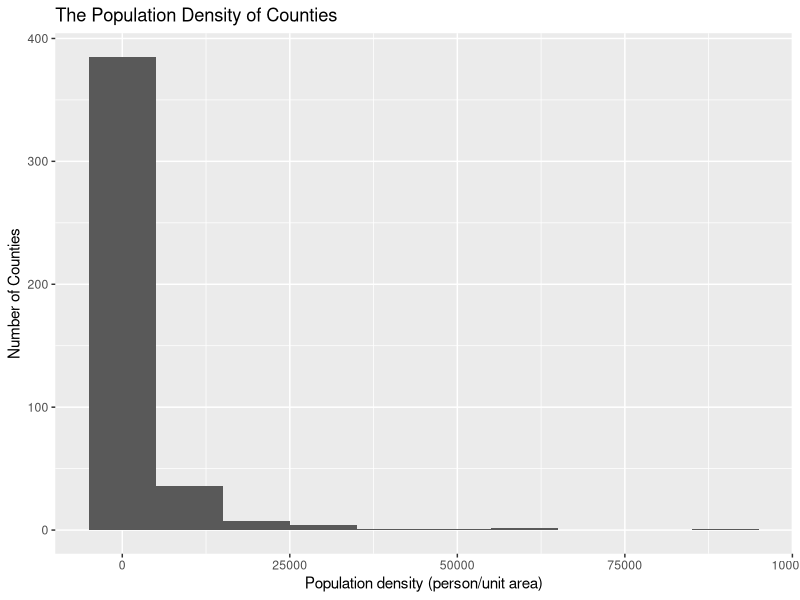
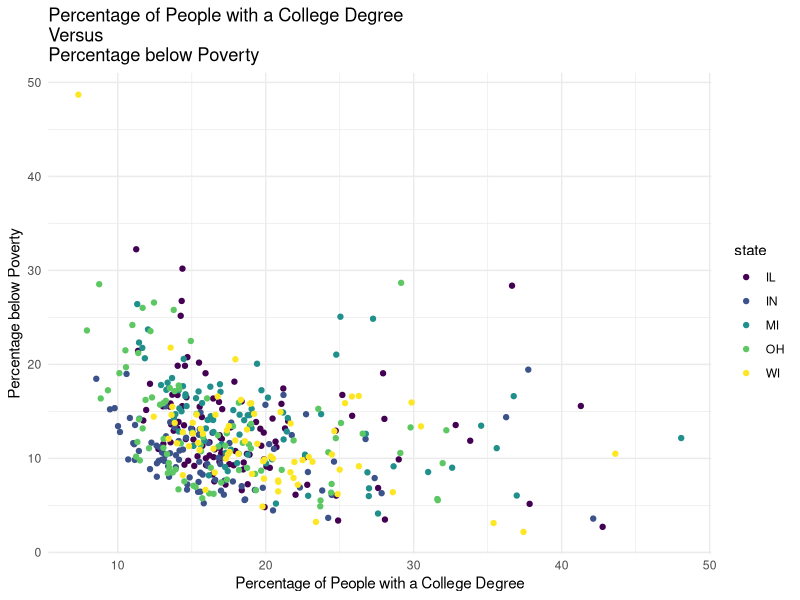
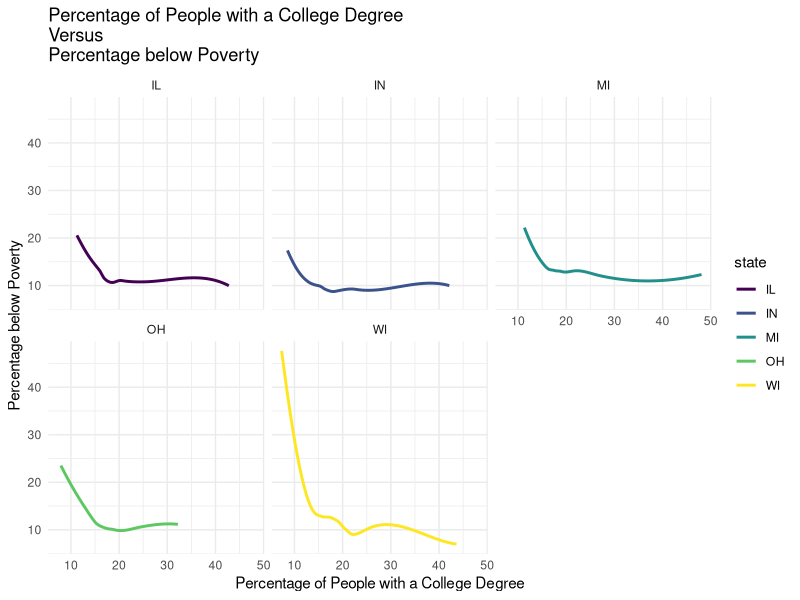
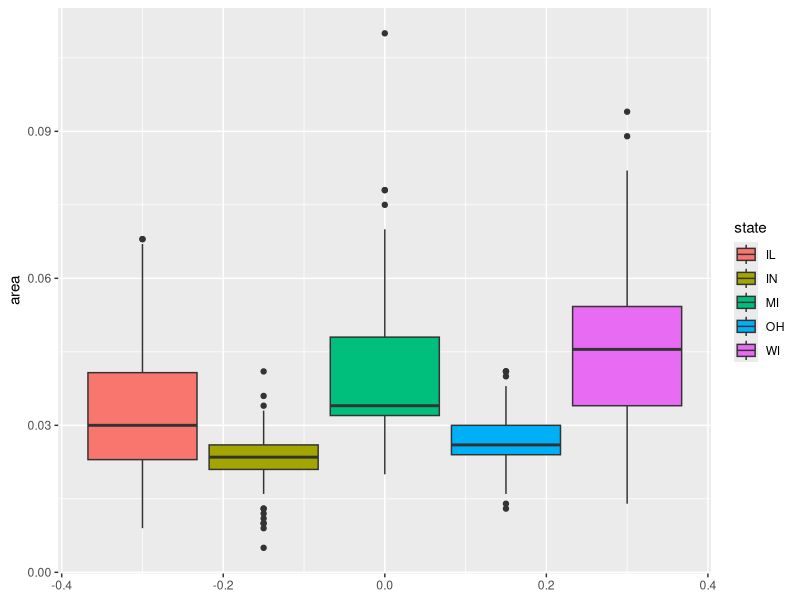
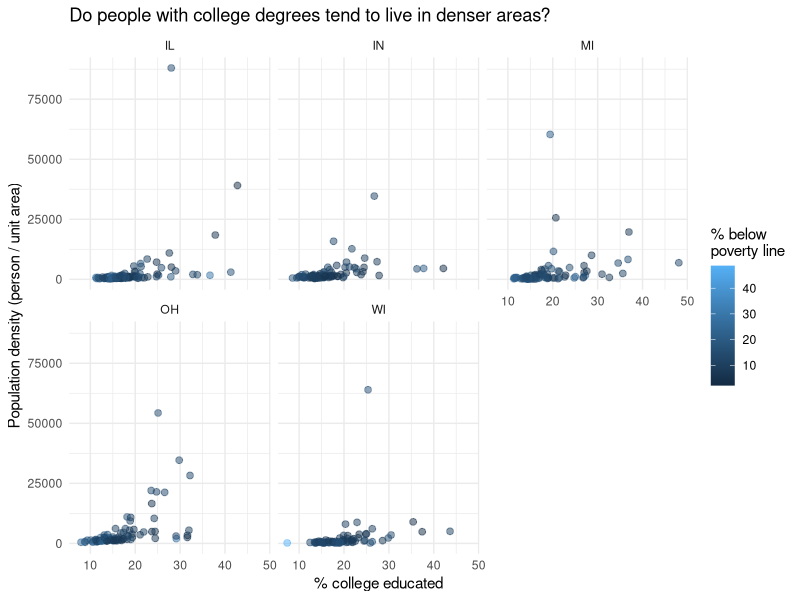

Reproduce these figures in R, in order.
## ---- chunk 1
#| label: load-packages
#| message: false

library(tidyverse)
library(viridis)
## ---- chunk 2
#| label: load-data
data(midwest)
view(midwest)
## ---- chunk 3
#| label: histogram-ex1
#| message: false
ggplot(data = midwest,
       aes(x = popdensity)) +
  geom_histogram(binwidth = 10000) +
  labs(x = "Population density (person/unit area)", 
       y = "Number of Counties", 
       title = "The Population Density of Counties")
## ---- chunk 4
#| label: histogram-ex2 
#| message: false
ggplot(data = midwest,
       aes(x = percollege, y = percbelowpoverty, color = state)) +
  geom_point() +
  labs(x = "Percentage of People with a College Degree", 
       y = "Percentage below Poverty", 
       title = "Percentage of People with a College Degree \nVersus 
Percentage below Poverty") +
  scale_color_viridis_d(option = "D", end = 1) +
  theme_minimal()
## ---- chunk 5
#| label: smooth-ex4
#| message: false
ggplot(data = midwest,
       aes(x = percollege, y = percbelowpoverty, color = state)) +
  geom_smooth(se = FALSE) +
  facet_wrap(~state) +
  labs(x = "Percentage of People with a College Degree", 
       y = "Percentage below Poverty", 
       title = "Percentage of People with a College Degree \nVersus 
Percentage below Poverty") +
  scale_color_viridis_d(option = "D", end = 1) +
  theme_minimal()
## ---- chunk 6
#| label: boxplot-ex5 
#| message: false

ggplot(data = midwest, 
       mapping = aes(y = area, group = state, fill = state)) +
  geom_boxplot(show.legend = T)
## ---- chunk 7
#| label: barchart-ex6
#| message: false



## ---- chunk 8
#| label: boxplot-ex7
#| message: false
#| fig-height: 5
#| fig-width: 7


ggplot(data = midwest, 
       mapping = aes(x = percollege, y = popdensity, color = percbelowpoverty)) +
  geom_point(size = 2, alpha = 0.5, show.legend = T) + 
  facet_wrap(~state) + 
  labs(x = "% college educated", 
       y = "Population density (person / unit area)", 
       title = "Do people with college degrees tend to live in denser areas?",
       color = "% below \npoverty line"
  ) + 
  theme_minimal()
  
